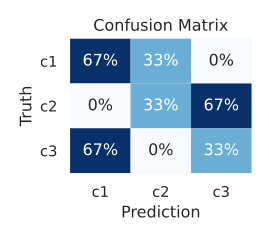

The script that drew this image:
import audplot
import matplotlib.pyplot as plt
import seaborn as sns


sns.set()  # get prettier plots

truth = ['A', 'A', 'A', 'B', 'B', 'B', 'C', 'C', 'C']
prediction = ['A', 'A', 'B', 'B', 'C', 'C', 'A', 'A', 'C']
plot_labels = ['c1', 'c2', 'c3']

plt.figure(figsize=[2.8, 2.5])
plt.title('Confusion Matrix')
audplot.confusion_matrix(truth, prediction)

# replace labels
locs, _ = plt.xticks()
plt.xticks(locs, plot_labels)
plt.yticks(locs, plot_labels)

plt.tight_layout()
